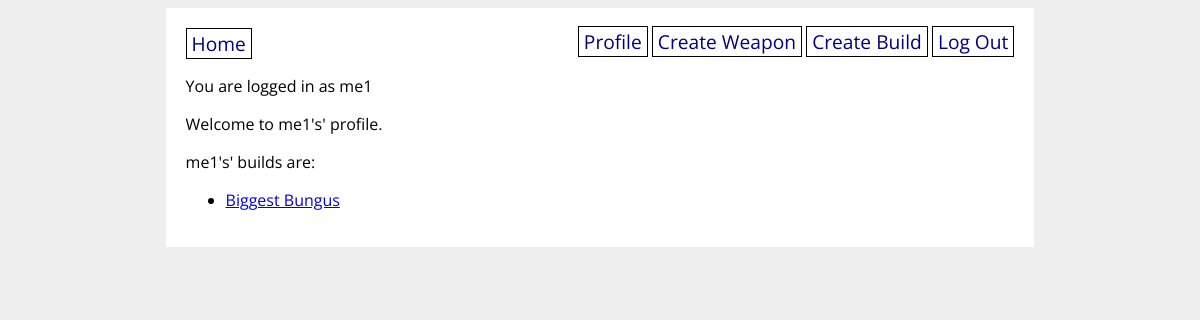
The app's page /profile/me1 (signed in), older data.
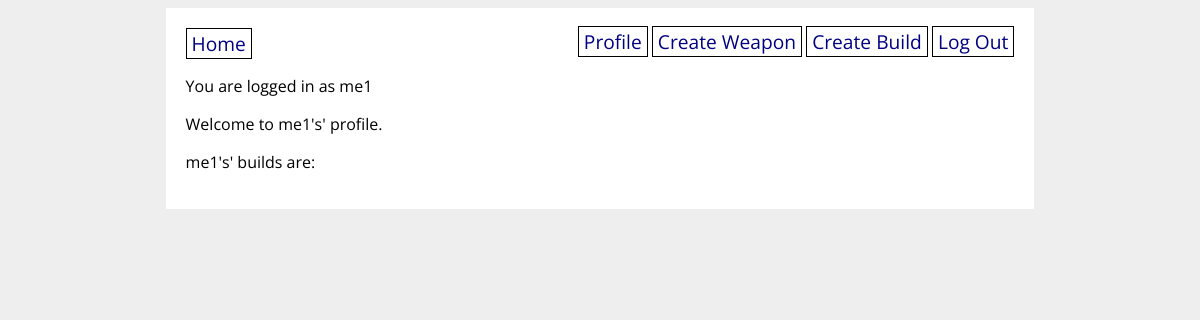
The same page, newer data.
### elden_ring_builder/models.py (models this page shows, shortened)
class Build(db.Model):
  id = db.Column(db.Integer, primary_key=True)
  name = db.Column(db.String(50), nullable=False)
  description = db.Column(db.String(500), nullable=False)
  user_id = db.Column(db.Integer, db.ForeignKey('user.id'), nullable=False)
  user = db.relationship('User', back_populates='builds')
  weapon = db.relationship('Weapon', secondary='build_weapon', back_populates='build')

### elden_ring_builder/main/routes.py (the view)
@main.route('/profile/<username>')
def profile(username):
    if current_user.is_anonymous:
        return redirect(url_for('main.home'))
    if current_user.username != username:
        return redirect(url_for('main.home'))
    user = User.query.filter_by(username=username).one()
    return render_template('profile.html', user=user)

### elden_ring_builder/extensions.py (called while the page is built)
@login_manager.user_loader
def load_user(user_id):
    return User.query.get(user_id)

### elden_ring_builder/models.py (called while the page is built)
    def __repr__(self):
      return self.username

### elden_ring_builder/templates/profile.html
{% extends 'base.html' %}
{% block content %}
<p>
Welcome to {{ user }}'s' profile.
</p>
<p>
    {{ user }}'s' builds are:
    <ul>
        {% for build in user.builds %}
        <li><a href="/build_detail/{{ build.id }}">{{ build.name }}</a></li>
        {% endfor %}
    </ul>
</p>
{% endblock %}

Row changes from the older to the newer data that the page shows:
removed Build: name "Biggest Bungus"
